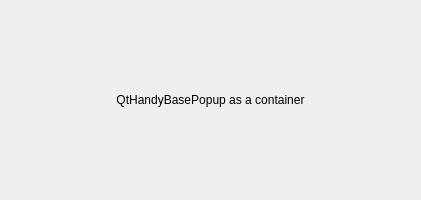
<?xml version="1.0" encoding="UTF-8"?>
<ui version="4.0">
 <class>PopupWay2</class>
 <widget class="QWidget" name="PopupWay2">
  <property name="geometry">
   <rect>
    <x>0</x>
    <y>0</y>
    <width>421</width>
    <height>200</height>
   </rect>
  </property>
  <property name="minimumSize">
   <size>
    <width>200</width>
    <height>200</height>
   </size>
  </property>
  <property name="windowTitle">
   <string>Form</string>
  </property>
  <layout class="QVBoxLayout" name="verticalLayout">
   <property name="leftMargin">
    <number>24</number>
   </property>
   <property name="topMargin">
    <number>24</number>
   </property>
   <property name="rightMargin">
    <number>24</number>
   </property>
   <property name="bottomMargin">
    <number>24</number>
   </property>
   <item>
    <widget class="QLabel" name="label">
     <property name="text">
      <string>QtHandyBasePopup as a container</string>
     </property>
     <property name="alignment">
      <set>Qt::AlignCenter</set>
     </property>
    </widget>
   </item>
  </layout>
 </widget>
 <resources/>
 <connections/>
</ui>
